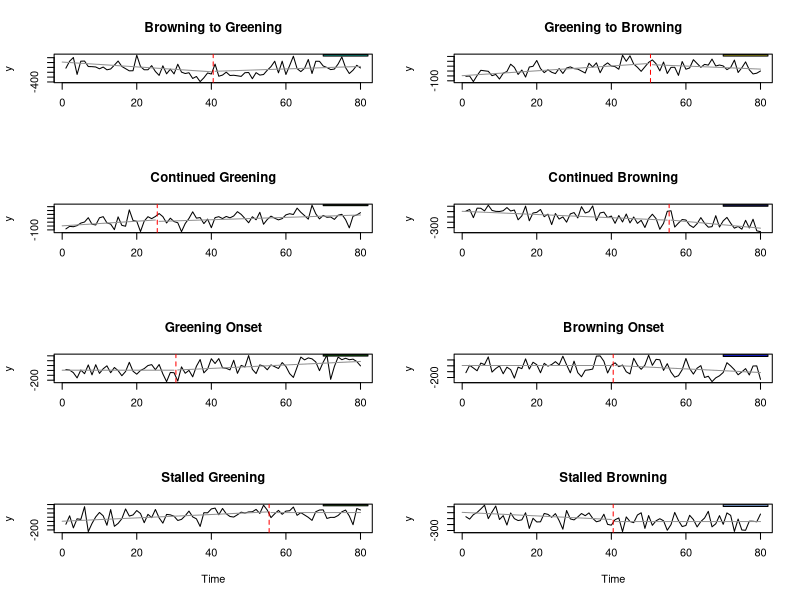

R code for this plot:
#*******************************************************************************
# Master Thesis: "Correcting for Multiple Testing in Change Point Detection 
#  of Global Vegetation Trends"
#*******************************************************************************
# Veronika Grupp, M.Sc. Geoinformatics and Remote Sensing, FSU Jena, 2021
#*******************************************************************************

# generate plots for different type of breakpoints 
#*******************************************************
set.seed(1234)

plot_slopes <- function(n1, n2, i1, i2, slope1, slope2){
  segments(x0 = 0, y0 = i1, x1 = n1, y1 = n1*slope1+i1, col = "gray57")#, lty="dotted", lwd = 3)
  #segments(x0 = 0, y0 = i1 + 50, x1 = n1, y1 = n1*slope1+i1+50, col = "black", lty="dotted")
  #segments(x0 = 0, y0 = i1 - 50, x1 = n1, y1 = n1*slope1+i1-50, col = "black", lty="dotted")
  segments(x0 = n1+1, y0 = i2, x1 = n1+n2, y1 = (n2)*slope2+i2, col = "gray57")#, lty="dotted", lwd = 3)
  #segments(x0 = n1+1, y0 = i2+50, x1 = n1+n2, y1 = (n2)*slope2+i2+50, col = "black", lty="dotted")
  #segments(x0 = n1+1, y0 = i2-50, x1 = n1+n2, y1 = (n2)*slope2+i2-50, col = "black", lty="dotted")
}

change_intertrend <- function(n1, n2, i1, i2, slope1, slope2, title, clr,omitx=FALSE){
  change <- c((slope1*c(1:n1) + i1 + rnorm(n=n1, mean=0, sd=100)), (slope2*c(1:n2) + i2 + rnorm(n=n2, mean=0, sd=100)))
  if(omitx){
    plot(change, type ="l", xlab = "", ylab = "y", main = title)
  } else {
    plot(change, type ="l", xlab = "Time", ylab = "y", main = title)
  }
  plot_slopes(n1, n2, i1, i2, slope1, slope2)
  abline(v = n1+0.5, col="red", lty=2)
  rect(n1+n2-10, par("usr")[[4]]-40, n1+n2+2, par("usr")[[4]]-10, col = clr)
}


# Plot
#***************************
n1 <- 30
n2 <- 30
pdf_fn <- "breakpoint_types.pdf"
pdf(pdf_fn, height=12, width=10)
par(mfrow = c(4, 2))

# browning to greening (turquiose): #0FEAD2
change_intertrend(40, 40, 10, -180, -5, 2.5, "Browning to Greening", omitx = TRUE, clr = "#0FEAD2")
# greening to browning (yellow or orange): #F7F121
change_intertrend(50, 30, 5, 230, 5, -3, "Greening to Browning", omitx = TRUE, clr = "#F7F121")
# continued greening (dark green): #145607
change_intertrend(25, 55, 5, 120, 6, 3, "Continued Greening", omitx = TRUE, clr = "#145607")
# continued browning (dark blue):#181C67
change_intertrend(55, 25, 5, -160, -3, -6, "Continued Browning", omitx = TRUE, clr = "#181C67")
# greening onset (middle green): #138211
change_intertrend(30, 50, 5, 10, 0, 3.5, "Greening Onset", omitx = TRUE, clr = "#138211")
# browning onset (middle blue): #1724FB
change_intertrend(40, 40, 5, 5, 0, -3, "Browning Onset", omitx = TRUE, clr = "#1724FB")
# stalled greening (light green): #63CE47
change_intertrend(55, 25, 5, 210, 4, 0, "Stalled Greening", clr = "#63CE47")
# stalled browning (light blue): #8DB5F1
change_intertrend(40, 40, 5, -150, -3, 0, "Stalled Browning",clr = "#8DB5F1")
# non non (gray): gray77

dev.off()

